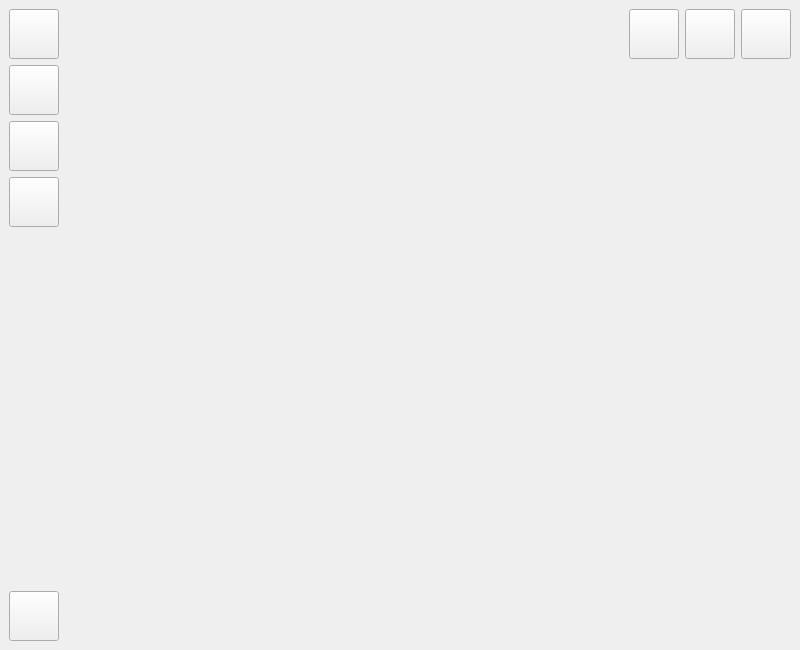
<?xml version="1.0" encoding="UTF-8"?>
<ui version="4.0">
 <class>FramelessWindow</class>
 <widget class="QMainWindow" name="FramelessWindow">
  <property name="geometry">
   <rect>
    <x>0</x>
    <y>0</y>
    <width>800</width>
    <height>650</height>
   </rect>
  </property>
  <property name="windowTitle">
   <string>FramelessWindow</string>
  </property>
  <widget class="QWidget" name="centralwidget">
   <property name="styleSheet">
    <string notr="true"/>
   </property>
   <layout class="QVBoxLayout" name="verticalLayout">
    <item>
     <layout class="QHBoxLayout" name="titleLayout">
      <item>
       <widget class="QPushButton" name="bilibiliBtn">
        <property name="minimumSize">
         <size>
          <width>50</width>
          <height>50</height>
         </size>
        </property>
        <property name="maximumSize">
         <size>
          <width>50</width>
          <height>50</height>
         </size>
        </property>
        <property name="styleSheet">
         <string notr="true"/>
        </property>
        <property name="text">
         <string/>
        </property>
       </widget>
      </item>
      <item>
       <widget class="QLabel" name="titleImage">
        <property name="enabled">
         <bool>true</bool>
        </property>
        <property name="minimumSize">
         <size>
          <width>200</width>
          <height>50</height>
         </size>
        </property>
        <property name="maximumSize">
         <size>
          <width>16777215</width>
          <height>50</height>
         </size>
        </property>
        <property name="styleSheet">
         <string notr="true"/>
        </property>
        <property name="text">
         <string/>
        </property>
        <property name="alignment">
         <set>Qt::AlignLeading|Qt::AlignLeft|Qt::AlignVCenter</set>
        </property>
       </widget>
      </item>
      <item>
       <widget class="QPushButton" name="onTopBtn">
        <property name="minimumSize">
         <size>
          <width>50</width>
          <height>50</height>
         </size>
        </property>
        <property name="maximumSize">
         <size>
          <width>50</width>
          <height>50</height>
         </size>
        </property>
        <property name="text">
         <string/>
        </property>
       </widget>
      </item>
      <item>
       <widget class="QPushButton" name="minBtn">
        <property name="minimumSize">
         <size>
          <width>50</width>
          <height>50</height>
         </size>
        </property>
        <property name="maximumSize">
         <size>
          <width>50</width>
          <height>50</height>
         </size>
        </property>
        <property name="styleSheet">
         <string notr="true"/>
        </property>
        <property name="text">
         <string/>
        </property>
       </widget>
      </item>
      <item>
       <widget class="QPushButton" name="closeBtn">
        <property name="minimumSize">
         <size>
          <width>50</width>
          <height>50</height>
         </size>
        </property>
        <property name="maximumSize">
         <size>
          <width>50</width>
          <height>50</height>
         </size>
        </property>
        <property name="styleSheet">
         <string notr="true"/>
        </property>
        <property name="text">
         <string/>
        </property>
       </widget>
      </item>
     </layout>
    </item>
    <item>
     <layout class="QHBoxLayout" name="windowLayout">
      <item>
       <layout class="QVBoxLayout" name="sidebarLayout">
        <item>
         <widget class="QPushButton" name="buttonsPageBtn">
          <property name="minimumSize">
           <size>
            <width>50</width>
            <height>50</height>
           </size>
          </property>
          <property name="maximumSize">
           <size>
            <width>50</width>
            <height>50</height>
           </size>
          </property>
          <property name="styleSheet">
           <string notr="true"/>
          </property>
          <property name="text">
           <string/>
          </property>
         </widget>
        </item>
        <item>
         <widget class="QPushButton" name="progressPageBtn">
          <property name="minimumSize">
           <size>
            <width>50</width>
            <height>50</height>
           </size>
          </property>
          <property name="maximumSize">
           <size>
            <width>50</width>
            <height>50</height>
           </size>
          </property>
          <property name="styleSheet">
           <string notr="true"/>
          </property>
          <property name="text">
           <string/>
          </property>
         </widget>
        </item>
        <item>
         <widget class="QPushButton" name="tablePageBtn">
          <property name="minimumSize">
           <size>
            <width>50</width>
            <height>50</height>
           </size>
          </property>
          <property name="maximumSize">
           <size>
            <width>50</width>
            <height>50</height>
           </size>
          </property>
          <property name="text">
           <string/>
          </property>
         </widget>
        </item>
        <item>
         <spacer name="verticalSpacer">
          <property name="orientation">
           <enum>Qt::Vertical</enum>
          </property>
          <property name="sizeHint" stdset="0">
           <size>
            <width>20</width>
            <height>40</height>
           </size>
          </property>
         </spacer>
        </item>
        <item>
         <widget class="QPushButton" name="skinBtn">
          <property name="minimumSize">
           <size>
            <width>50</width>
            <height>50</height>
           </size>
          </property>
          <property name="maximumSize">
           <size>
            <width>50</width>
            <height>50</height>
           </size>
          </property>
          <property name="styleSheet">
           <string notr="true"/>
          </property>
          <property name="text">
           <string/>
          </property>
         </widget>
        </item>
       </layout>
      </item>
      <item>
       <widget class="QStackedWidget" name="body">
        <widget class="SkinPage" name="skinPage"/>
        <widget class="ButtonsPage" name="buttonsPage"/>
        <widget class="ProgressPage" name="progressPage"/>
        <widget class="TablePage" name="tablePage"/>
       </widget>
      </item>
     </layout>
    </item>
   </layout>
  </widget>
 </widget>
 <customwidgets>
  <customwidget>
   <class>SkinPage</class>
   <extends>QWidget</extends>
   <header location="global">skinpage.h</header>
   <container>1</container>
  </customwidget>
  <customwidget>
   <class>ButtonsPage</class>
   <extends>QWidget</extends>
   <header>buttonspage.h</header>
   <container>1</container>
  </customwidget>
  <customwidget>
   <class>ProgressPage</class>
   <extends>QWidget</extends>
   <header>progresspage.h</header>
   <container>1</container>
  </customwidget>
  <customwidget>
   <class>TablePage</class>
   <extends>QWidget</extends>
   <header>tablepage.h</header>
   <container>1</container>
  </customwidget>
 </customwidgets>
 <resources/>
 <connections/>
</ui>
